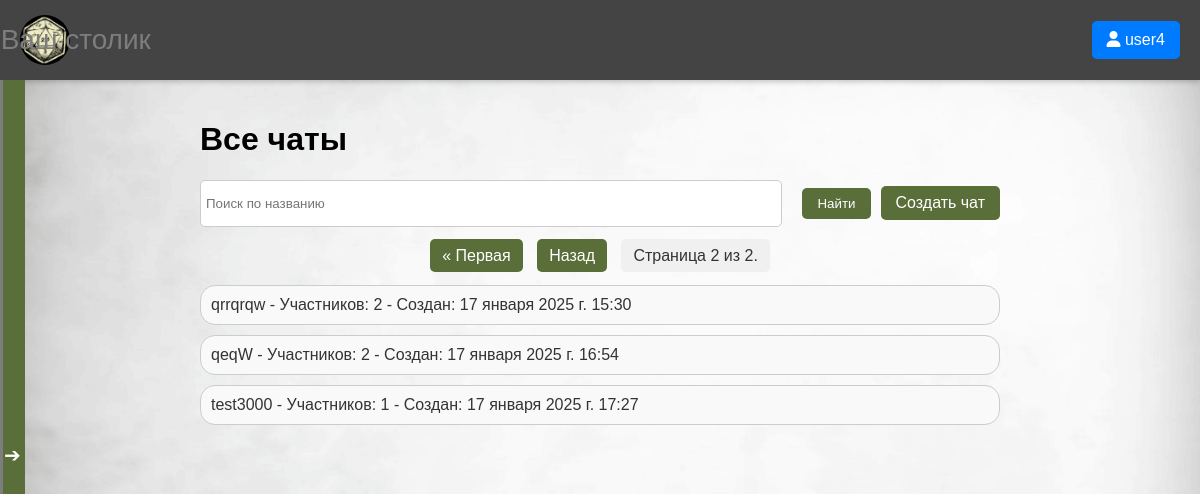
Page /chat_list/?page=4 (signed in) on the earlier database version.
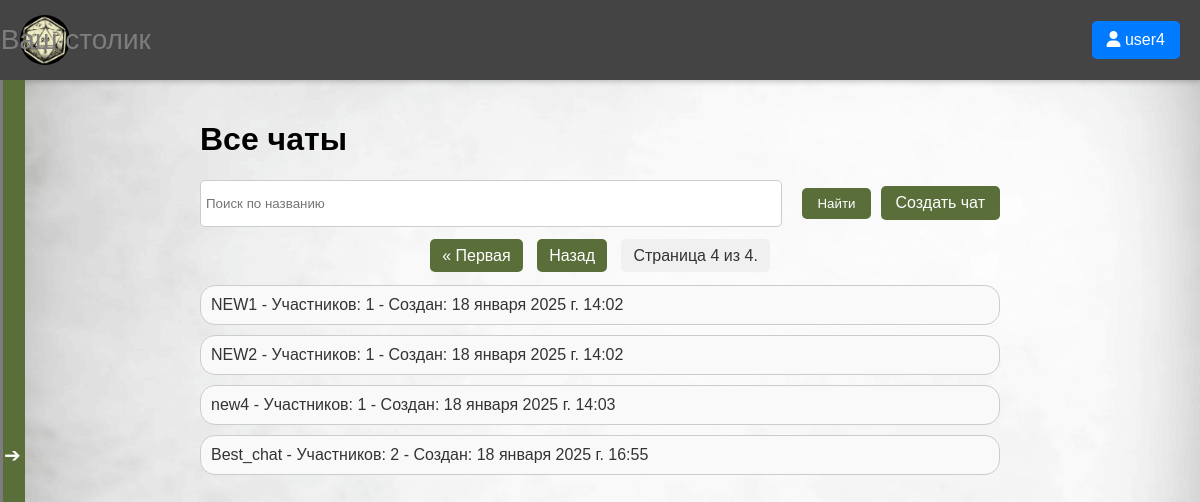
Same page on the later database version.
### MyChat/models.py (models this page shows, shortened)
class Chat(models.Model):
    name = models.CharField(max_length=255)
    created_at = models.DateTimeField(auto_now_add=True)
    creator = models.ForeignKey(User, on_delete=models.CASCADE, related_name='created_chats')
    users = models.ManyToManyField(User, related_name='chats')
    invited_users = models.ManyToManyField(User, related_name='invited_chats', blank=True)

### MyChat/views.py (the view)
# urls.py: path('chat_list/', chat_list, name='chat_list'),
@login_required
def chat_list(request):
    all_chats = Chat.objects.all()
    user = request.user
    user_chats = Chat.objects.filter(Q(users=user) | Q(creator=user)).distinct()
    search_query = request.GET.get('search', '')
    if search_query:
        all_chats = all_chats.filter(name__icontains=search_query)
    paginator = Paginator(all_chats, 8)
    page_number = request.GET.get('page')
    try:
        chats = paginator.page(page_number)
    except PageNotAnInteger:
        chats = paginator.page(1)
    except EmptyPage:
        chats = paginator.page(paginator.num_pages)
    return render(request, 'MyChat/chat_home.html', {
        'chats': chats,
        'user_chats': user_chats,
        'search_query': search_query
    })

### MyChat/templates/MyChat/chat_home.html (shortened to what this page needs)
<!DOCTYPE html>
<html lang="ru">
<head>
    {% load static %}
    <link rel="stylesheet" href="{% static 'MySite/style.css' %}">
</head>
<body>
    {% include 'MySite/cap.html' %}
    {% include 'MyChat/sidebar.html' %}
    <main>
        <h1>Все чаты</h1>
        <div class="search-container">
            <form method="GET" action="{% url 'chat_list' %}" class="search-form">
                <input type="text" name="search" placeholder="Поиск по названию" value="{{ search_query }}" class="search-input">
                <button type="submit" class="button search-button">Найти</button>
                <a href="{% url 'create_chat' %}" class="button create-chat-button">Создать чат</a>
            </form>
        </div>
        <div class="pagination">
            <span class="step-links">
                {% if chats.has_previous %}
                    <a href="?page=1{% if search_query %}&search={{ search_query }}{% endif %}">&laquo; Первая</a>
                    <a href="?page={{ chats.previous_page_number }}{% if search_query %}&search={{ search_query }}{% endif %}">Назад</a>
                {% endif %}
                <span class="current">
                    Страница {{ chats.number }} из {{ chats.paginator.num_pages }}.
                </span>
            </span>
        </div>
        <div class="chat-container">
            {% for chat in chats %}
                <div class="chat-item">
                    <a href="{% url 'chat_page' chat.id %}">
                        {{ chat.name }} - Участников: {{ chat.users.count }} - Создан: {{ chat.created_at }}
                    </a>
                </div>
            {% empty %}
                <p>Нет чатов.</p>
            {% endfor %}
        </div>
    </main>
</body>
</html>

Differences in the rows shown:
no longer on this page (row unchanged): Chat: name "qrrqrqw", users.count "2", created_at "17 января 2025 г. 15:30"
no longer on this page (row unchanged): Chat: name "qeqW", users.count "2", created_at "17 января 2025 г. 16:54"
no longer on this page (row unchanged): Chat: name "test3000", users.count "1", created_at "17 января 2025 г. 17:27"
added Chat: name "NEW1", users.count "1", created_at "18 января 2025 г. 14:02"
added Chat: name "NEW2", users.count "1", created_at "18 января 2025 г. 14:02"
added Chat: name "new4", users.count "1", created_at "18 января 2025 г. 14:03"
added Chat: name "Best_chat", users.count "2", created_at "18 января 2025 г. 16:55"
Other differences:
{{ chats.number }}: "2" → "4"
{{ chats.paginator.num_pages }}: "2" → "4"
